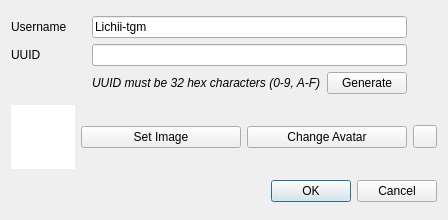
<?xml version="1.0" encoding="UTF-8"?>
<ui version="4.0">
 <class>NewUserDialog</class>
 <widget class="QDialog" name="NewUserDialog">
  <property name="geometry">
   <rect>
    <x>0</x>
    <y>0</y>
    <width>448</width>
    <height>220</height>
   </rect>
  </property>
  <property name="windowTitle">
   <string>New User</string>
  </property>
  <layout class="QGridLayout" name="gridLayout_2">
   <item row="2" column="1" colspan="3">
    <widget class="QDialogButtonBox" name="buttonBox">
     <property name="orientation">
      <enum>Qt::Orientation::Horizontal</enum>
     </property>
     <property name="standardButtons">
      <set>QDialogButtonBox::StandardButton::Cancel|QDialogButtonBox::StandardButton::Ok</set>
     </property>
    </widget>
   </item>
   <item row="1" column="2">
    <widget class="QPushButton" name="setAvatar">
     <property name="text">
      <string>Change Avatar</string>
     </property>
    </widget>
   </item>
   <item row="1" column="1">
    <widget class="QPushButton" name="selectImage">
     <property name="text">
      <string>Set Image</string>
     </property>
    </widget>
   </item>
   <item row="1" column="3">
    <widget class="QToolButton" name="revert">
     <property name="text">
      <string/>
     </property>
    </widget>
   </item>
   <item row="0" column="0" colspan="4">
    <layout class="QGridLayout" name="gridLayout">
     <item row="1" column="0">
      <widget class="QLabel" name="label">
       <property name="text">
        <string>UUID</string>
       </property>
      </widget>
     </item>
     <item row="0" column="1" colspan="2">
      <widget class="QLineEdit" name="username">
       <property name="text">
        <string>Lichii-tgm</string>
       </property>
      </widget>
     </item>
     <item row="1" column="1" colspan="2">
      <widget class="QLineEdit" name="uuid"/>
     </item>
     <item row="0" column="0">
      <widget class="QLabel" name="label_2">
       <property name="text">
        <string>Username</string>
       </property>
      </widget>
     </item>
     <item row="2" column="1">
      <widget class="QLabel" name="label_3">
       <property name="font">
        <font>
         <italic>true</italic>
        </font>
       </property>
       <property name="text">
        <string>UUID must be 32 hex characters (0-9, A-F)</string>
       </property>
      </widget>
     </item>
     <item row="2" column="2">
      <widget class="QPushButton" name="generate">
       <property name="text">
        <string>Generate</string>
       </property>
      </widget>
     </item>
     <item row="1" column="3">
      <widget class="QLabel" name="uuidVerified">
       <property name="sizePolicy">
        <sizepolicy hsizetype="Fixed" vsizetype="Preferred">
         <horstretch>0</horstretch>
         <verstretch>0</verstretch>
        </sizepolicy>
       </property>
       <property name="minimumSize">
        <size>
         <width>24</width>
         <height>0</height>
        </size>
       </property>
      </widget>
     </item>
     <item row="0" column="3">
      <widget class="QLabel" name="usernameVerified">
       <property name="text">
        <string/>
       </property>
      </widget>
     </item>
    </layout>
   </item>
   <item row="1" column="0">
    <widget class="QGraphicsView" name="image">
     <property name="sizePolicy">
      <sizepolicy hsizetype="Expanding" vsizetype="Expanding">
       <horstretch>0</horstretch>
       <verstretch>0</verstretch>
      </sizepolicy>
     </property>
     <property name="minimumSize">
      <size>
       <width>64</width>
       <height>64</height>
      </size>
     </property>
     <property name="maximumSize">
      <size>
       <width>64</width>
       <height>64</height>
      </size>
     </property>
     <property name="frameShape">
      <enum>QFrame::Shape::NoFrame</enum>
     </property>
     <property name="frameShadow">
      <enum>QFrame::Shadow::Plain</enum>
     </property>
     <property name="verticalScrollBarPolicy">
      <enum>Qt::ScrollBarPolicy::ScrollBarAlwaysOff</enum>
     </property>
     <property name="horizontalScrollBarPolicy">
      <enum>Qt::ScrollBarPolicy::ScrollBarAlwaysOff</enum>
     </property>
     <property name="interactive">
      <bool>false</bool>
     </property>
    </widget>
   </item>
  </layout>
 </widget>
 <resources/>
 <connections>
  <connection>
   <sender>buttonBox</sender>
   <signal>accepted()</signal>
   <receiver>NewUserDialog</receiver>
   <slot>accept()</slot>
   <hints>
    <hint type="sourcelabel">
     <x>248</x>
     <y>254</y>
    </hint>
    <hint type="destinationlabel">
     <x>157</x>
     <y>274</y>
    </hint>
   </hints>
  </connection>
  <connection>
   <sender>buttonBox</sender>
   <signal>rejected()</signal>
   <receiver>NewUserDialog</receiver>
   <slot>reject()</slot>
   <hints>
    <hint type="sourcelabel">
     <x>316</x>
     <y>260</y>
    </hint>
    <hint type="destinationlabel">
     <x>286</x>
     <y>274</y>
    </hint>
   </hints>
  </connection>
 </connections>
</ui>
